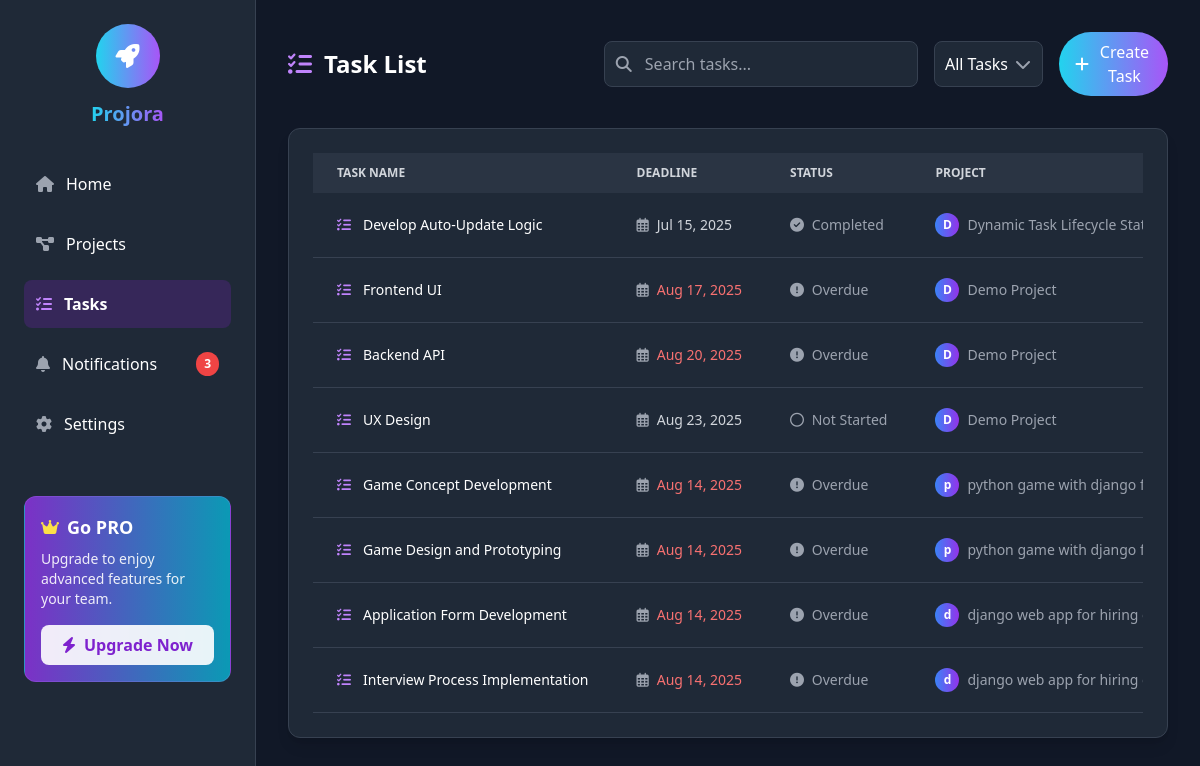
The app's page /tasks/tab/ (signed in) with its own data.
### tasks/models.py (models this page shows, shortened)
class Task(models.Model):
    STATUS_CHOICES = [
        ('not_started', 'Not Started'),
        ('in_progress', 'In Progress'),
        ('completed', 'Completed'),
        ('overdue', 'Overdue'),
    ]
    PRIORITY_CHOICES = [
        ('low', 'Low'),
        ('medium', 'Medium'),
        ('high', 'High'),
        ('critical', 'Critical'),
    ]
    project = models.ForeignKey(
        Project,
        on_delete=models.CASCADE,
        related_name="tasks_from_tasks_app",
    )
    title = models.CharField(max_length=255)
    description = models.TextField()
    team_members = models.ManyToManyField(
        settings.AUTH_USER_MODEL,
        blank=True,
        related_name='task_team_members'
    )
    assignee = models.ForeignKey(
        settings.AUTH_USER_MODEL,
        on_delete=models.SET_NULL,
        null=True,
        blank=True,
        related_name='assigned_tasks'
    )
    start_date = models.DateField(null=True, blank=True)
    due_date = models.DateTimeField(null=True, blank=True)
    status = models.CharField(max_length=20, choices=STATUS_CHOICES, default='not_started')
    priority = models.CharField(max_length=10, choices=PRIORITY_CHOICES, default='low')
    progress = models.PositiveIntegerField(default=0)
    commands = models.TextField(blank=True, null=True)
    created_at = models.DateTimeField(auto_now_add=True)
    @property
    def is_overdue(self):
        return self.due_date and self.due_date < timezone.now() and self.status != 'completed'
    def auto_update_status(self):
        if self.status not in ['completed', 'overdue']:
            if self.progress == 100:
                self.status = 'completed'
            elif self.is_overdue:
                self.status = 'overdue'
            elif self.progress > 0:
                self.status = 'in_progress'
            else:
                self.status = 'not_started'
            self.save()

### project/models.py (models this page shows, shortened)
class Project(models.Model):
    STATUS_CHOICES = [
        ('pending', 'Pending'),
        ('current', 'Current'),
        ('completed', 'Completed'),
        ('failed', 'Failed'),
    ]
    title = models.CharField(max_length=200)
    description = models.TextField(blank=True, null=True)
    status = models.CharField(max_length=20, choices=STATUS_CHOICES, default='pending')
    start_date = models.DateField(null=True, blank=True)
    end_date = models.DateField(null=True, blank=True)
    due_date = models.DateField(null=True, blank=True)
    created_by = models.ForeignKey(settings.AUTH_USER_MODEL, on_delete=models.SET_NULL, null=True, blank=True, related_name='created_projects')
    assigned_users = models.ManyToManyField(
        settings.AUTH_USER_MODEL,
        blank=True,
        related_name='project_assigned_users'  # ✅ Unique related name
    )

### tasks/views.py (the view, shortened to what this page needs)
# urls.py: path('tab/', views.tasks_tab, name='tasks_tab'),
@login_required
def tasks_tab(request):
    query = request.GET.get('q')
    status_filter = request.GET.get('status')
    user = request.user
    tasks = Task.objects.select_related('assignee', 'project').all()
    if user.role == 'admin':
        tasks = tasks
    elif user.role == 'manager':
        tasks = tasks.filter(project__created_by=user)
    else:
        tasks = tasks.filter(assignee=user)
    for task in tasks:
        task.auto_update_status()
    if status_filter and status_filter != 'all':
        tasks = tasks.filter(status=status_filter)
    context = {
        'tasks': tasks,
        'query': query,
        'status_filter': status_filter or 'all',
    }
    return render(request, 'tasks/tasks_tab.html', context)

### users/context_processors.py (called while the page is built)
def user_roles(request):
    user = request.user
    is_admin = False
    if user.is_authenticated:
        user_groups = user.groups.values_list('name', flat=True)
        is_admin = 'Admin' in user_groups
    return {
        'is_admin': is_admin
    }

### tasks/templates/tasks/tasks_tab.html (shortened to what this page needs)
{% load static %}
<!DOCTYPE html>
<html lang="en">
<head>
    <script src="https://cdn.tailwindcss.com"></script>
    <link rel="stylesheet" href="https://cdnjs.cloudflare.com/ajax/libs/font-awesome/6.4.0/css/all.min.css">
    <link rel="stylesheet" href="{% static 'css/project_tab.css' %}">
</head>
<body class="bg-gray-900 text-white font-sans">
<div class="flex h-screen overflow-hidden">
    <aside class="bg-gray-800 text-white w-64 p-6 flex flex-col justify-between h-full fixed left-0 top-0 bottom-0 border-r border-gray-700">
        <div>
            <div class="mb-8 flex flex-col items-center">
                <div class="w-16 h-16 rounded-full bg-gradient-to-r from-cyan-400 to-purple-500 flex items-center justify-center mb-3 hover:rotate-12 transition-transform">
                    <i class="fas fa-rocket text-2xl text-white"></i>
                </div>
                <h1 class="text-xl font-bold bg-gradient-to-r from-cyan-400 to-purple-500 text-transparent bg-clip-text">Projora</h1>
            </div>
            <nav>
                <ul class="space-y-3">
                    <li>
                        {% if is_admin %}
                            <a href="{% url 'users:admin_dashboard' %}" class="flex items-center p-3 rounded-lg hover:bg-purple-800/50 transition-colors">
                                <i class="fas fa-home mr-3 text-gray-400"></i>
                                <span>Home</span>
                            </a>
                        {% else %}
                            <a href="{% url 'dashboard' %}" class="flex items-center p-3 rounded-lg hover:bg-purple-800/50 transition-colors">
                                <i class="fas fa-home mr-3 text-gray-400"></i>
                                <span>Home</span>
                            </a>
                        {% endif %}
                    </li>
                    <li>
                        <a href="{% url 'project:project_tab' %}" class="flex items-center p-3 rounded-lg hover:bg-purple-800/50 transition-colors">
                            <i class="fas fa-project-diagram mr-3 text-gray-400"></i>
                            <span>Projects</span>
                        </a>
                    </li>
                    <li>
                        <a href="{% url 'tasks:tasks_tab' %}" class="flex items-center p-3 rounded-lg bg-purple-800/30 font-semibold transition-colors">
                            <i class="fas fa-tasks mr-3 text-purple-400"></i>
                            <span>Tasks</span>
                        </a>
                    </li>
                    <li>
                        <a href="{% url 'notification:notification' %}" class="flex items-center p-3 rounded-lg hover:bg-purple-800/50 transition-colors">
                            <i class="fas fa-bell mr-3 text-gray-400"></i>
                            <span>Notifications</span>
                            <span class="ml-auto bg-red-500 text-white text-xs font-bold px-2 py-1 rounded-full">3</span>
                        </a>
                    </li>
                    <li>
                        <a href="{% url 'users:settings' %}" class="flex items-center p-3 rounded-lg hover:bg-purple-800/50 transition-colors">
                            <i class="fas fa-cog mr-3 text-gray-400"></i>
                            <span>Settings</span>
                        </a>
                    </li>
                </ul>
            </nav>
            <div class="bg-gradient-to-r from-purple-600/80 to-cyan-500/80 p-4 rounded-xl mt-12 border border-purple-400/20">
                <div class="flex items-center">
                    <i class="fas fa-crown text-yellow-300 mr-2"></i>
                    <h3 class="font-bold text-lg">Go PRO</h3>
                </div>
                <p class="text-sm mt-2 opacity-90">Upgrade to enjoy advanced features for your team.</p>
                <button class="w-full bg-white/90 text-purple-700 px-4 py-2 mt-4 rounded-lg font-semibold hover:bg-white transition-colors flex items-center justify-center">
                    <i class="fas fa-bolt mr-2"></i>
                    Upgrade Now
                </button>
            </div>
        </div>
    </aside>
    <div class="ml-64 w-[calc(100%-16rem)] overflow-y-auto h-screen p-8">
        <div class="flex flex-col md:flex-row justify-between items-start md:items-center mb-8 gap-4">
            <h1 class="text-2xl font-bold flex items-center">
                <i class="fas fa-tasks mr-3 text-purple-400"></i>
                Task List
            </h1>
            <div class="flex flex-col md:flex-row items-start md:items-center gap-4 w-full md:w-auto">
                <form method="GET" action="{% url 'tasks:tasks_tab' %}" class="flex flex-wrap gap-4 w-full">
                    <div class="relative flex-1 min-w-[200px]">
                        <div class="absolute inset-y-0 left-0 flex items-center pl-3 pointer-events-none">
                        </div>
                        <input type="text" name="q" placeholder="Search tasks..." value="{{ request.GET.q }}"
                               class="bg-gray-800 border border-gray-700 text-white placeholder-gray-400 rounded-lg focus:ring-purple-500 focus:border-purple-500 block w-full pl-10 p-2.5">
                    </div>
                    <div class="relative">
                        <select name="status" onchange="this.form.submit()"
                                class="bg-gray-800 border border-gray-700 text-white rounded-lg focus:ring-purple-500 focus:border-purple-500 block w-full p-2.5 appearance-none">
                            <option value="all" {% if status_filter == 'all' or not status_filter %}selected{% endif %}>All Tasks</option>
                        </select>
                        <div class="absolute inset-y-0 right-0 flex items-center pr-3 pointer-events-none">
                        </div>
                    </div>
                </form>
                {% if user.role == 'admin' or user.role == 'manager' %}
                    <a href="{% url 'tasks:task_create' %}" class="w-full md:w-auto">
                        <button class="bg-gradient-to-r from-cyan-400 to-purple-500 text-white px-4 py-2 rounded-full hover:scale-105 transition-transform flex items-center w-full justify-center md:w-auto">
                            <i class="fas fa-plus mr-2"></i>
                            Create Task
                        </button>
                    </a>
                {% endif %}
            </div>
        </div>
        <div class="bg-gray-800 p-6 rounded-xl shadow-lg border border-gray-700 overflow-x-auto">
            <div class="relative overflow-x-auto">
                <table class="w-full text-sm text-left text-gray-400">
                    <thead class="text-xs text-gray-300 uppercase bg-gray-700/50">
                        <tr>
                            <th scope="col" class="px-6 py-3">Task Name</th>
                            <th scope="col" class="px-6 py-3">Deadline</th>
                            <th scope="col" class="px-6 py-3">Status</th>
                            <th scope="col" class="px-6 py-3">Project</th>
                        </tr>
                    </thead>
                    <tbody>
                    {% for task in tasks %}
                        <tr data-url="{% url 'tasks:task_detail' task.pk %}" class="clickable-row border-b border-gray-700 hover:bg-gray-700/50 cursor-pointer transition-colors">
                            <td class="px-6 py-4 font-medium text-white whitespace-nowrap">
                                <div class="flex items-center">
                                    <i class="fas fa-tasks mr-3 text-purple-400"></i>
                                    {{ task.title }}
                                </div>
                            </td>
                            <td class="px-6 py-4 whitespace-nowrap">
                                <div class="flex items-center">
                                    <i class="far fa-calendar-alt mr-2 text-gray-400"></i>
                                    <span class="{% if task.is_overdue %}text-red-400{% else %}text-gray-300{% endif %}">
                                        {{ task.due_date|date:"M d, Y" }}
                                    </span>
                                </div>
                            </td>
                            <td class="px-6 py-4 whitespace-nowrap">
                                <span class="status-badge status-{{ task.status }}">
                                    {% if task.status == 'not_started' %}
                                        <i class="far fa-circle mr-1"></i>
                                    {% elif task.status == 'in_progress' %}
                                        <i class="fas fa-spinner fa-pulse mr-1"></i>
                                    {% elif task.status == 'completed' %}
                                        <i class="fas fa-check-circle mr-1"></i>
                                    {% elif task.status == 'overdue' %}
                                        <i class="fas fa-exclamation-circle mr-1"></i>
                                    {% endif %}
                                    {{ task.get_status_display }}
                                </span>
                            </td>
                            <td class="px-6 py-4 whitespace-nowrap">
                                {% if task.project %}
                                <div class="flex items-center">
                                    <div class="w-6 h-6 rounded-full bg-gradient-to-r from-blue-500 to-purple-600 flex items-center justify-center text-white text-xs font-bold mr-2">
                                        {{ task.project.title|slice:":1" }}
                                    </div>
                                    {{ task.project.title }}
                                </div>
                                {% else %}
                                <span class="text-gray-500">No project</span>
                                {% endif %}
                            </td>
                        </tr>
                    {% endfor %}
                    </tbody>
                </table>
            </div>
        </div>
    </div>
</div>
</body>
</html>

### tasks/templates/tasks/tasks_tab.html (style rules this page uses)
body { overflow: hidden; }
.status-badge { @apply px-3 py-1 rounded-full text-xs font-medium; }
.status-not_started { @apply bg-gray-600/30 text-gray-300; }
.status-completed { @apply bg-green-600/30 text-green-400; }
.status-overdue { @apply bg-red-600/30 text-red-400; }

### records on screen
Task: title "Develop Auto-Update Logic", due_date "Jul 15, 2025", status "Completed", project "D", project "Dynamic Task Lifecycle…"
Task: title "Frontend UI", due_date "Aug 17, 2025", status "Overdue", project "D", project "Demo Project"
Task: title "Backend API", due_date "Aug 20, 2025", status "Overdue", project "D", project "Demo Project"
Task: title "UX Design", due_date "Aug 23, 2025", status "Not Started", project "D", project "Demo Project"
Task: title "Game Concept Development", due_date "Aug 14, 2025", status "Overdue", project "p", project "python game with django…"
Task: title "Game Design and Prototyping", due_date "Aug 14, 2025", status "Overdue", project "p", project "python game with django…"
Task: title "Application Form Development", due_date "Aug 14, 2025", status "Overdue", project "d", project "django web app for hiring…"
Task: title "Interview Process Implementation", due_date "Aug 14, 2025", status "Overdue", project "d", project "django web app for hiring…"
